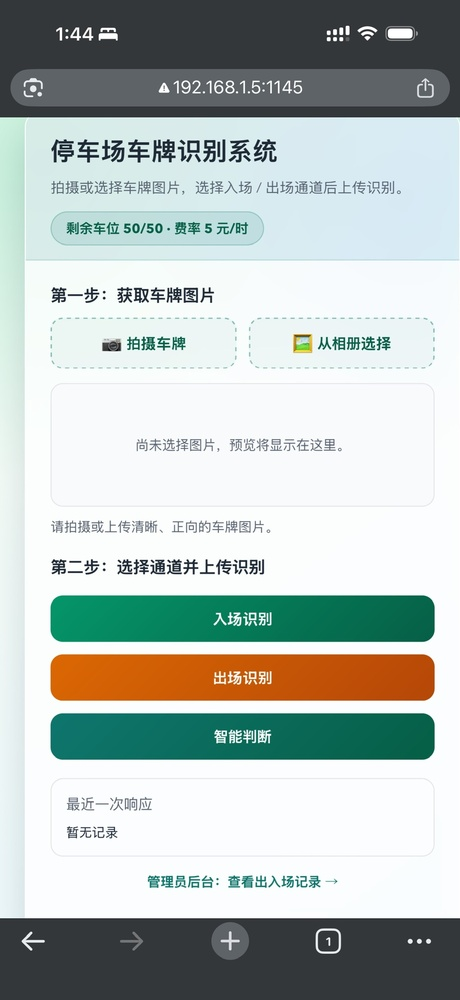
#> input picture Computer-Networking/lab-7/lab-report/image-complementary.jpeg, 460 x 1000 px, shrunk from 1203 x 2614 before the run
$ python -i findDerivatives.py   (imports and definitions only)
#> lines starting #> are read from the running program, lines starting #| are printed output that depends on the picture
'''
  File name: findDerivatives.py
  Author: Tarmily Wen
  Date created: Dec. 8, 2019
'''

import numpy as np
from scipy import signal
import utils
from PIL import Image
import matplotlib.pyplot as plt

'''
  File clarification:
    Compute gradient put ginformation of the inrayscale image
    - Input I_gray: H x W matrix as image
    - Output Mag: H x W matrix represents the magnitude of derivatives
    - Output Magx: H x W matrix represents the derivatives along x-axis
    - Output Magy: H x W matrix represents the derivatives along y-axis
    - Output Ori: H x W matrix represents the orientation of derivatives
'''

def findDerivatives(I_gray):
    # smoothing kernels
    gaussian = np.array([[2, 4, 5, 4, 2], [4, 9, 12, 9, 4], [5, 12, 15, 12, 5], [4, 9, 12, 9, 4], [2, 4, 5, 4, 2]]) / 159.0

    # kernel for x and y gradient
    dx = np.asarray([[-1.0, 0.0, 1.0], [-2.0, 0.0, 2.0], [-1.0, 0.0, 1.0]])
    dy = np.asarray([[1.0, 2.0, 1.0], [0.0, 0.0, 0.0], [-1.0, -2.0, -1.0]])

    ###############################################################################
    # Smooth the image, then convolve with Sobel kernels to get x/y gradients.
    # Magnitude = sqrt(Magx^2 + Magy^2); orientation = arctan2(Magy, Magx).
    ###############################################################################
    I_smooth = signal.convolve2d(I_gray, gaussian, mode='same', boundary='symm')

    Magx = signal.convolve2d(I_smooth, dx, mode='same', boundary='symm')
    Magy = signal.convolve2d(I_smooth, dy, mode='same', boundary='symm')

    Mag = np.sqrt(Magx ** 2 + Magy ** 2)
    Ori = np.arctan2(Magy, Magx)

    return Mag, Magx, Magy, Ori

>>> import cv2
>>> picture = cv2.imread('../../../Computer-Networking/lab-7/lab-report/image-complementary.jpeg', cv2.IMREAD_GRAYSCALE)
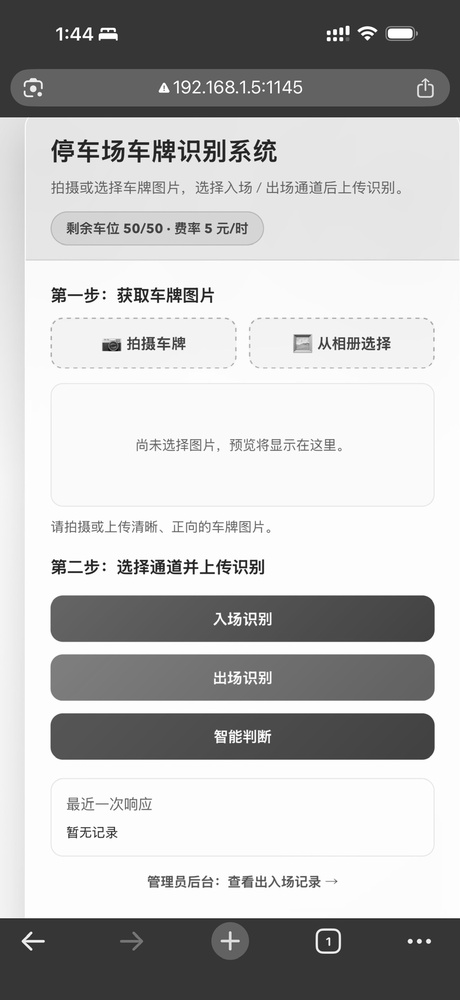
#> picture: shape (1000, 460); min 1, max 255, mean 187.9
>>> result = findDerivatives(picture)
#> in findDerivatives, `I_smooth = signal.convolve2d(I_gray, gaussian, mode='same', boundary='..`:
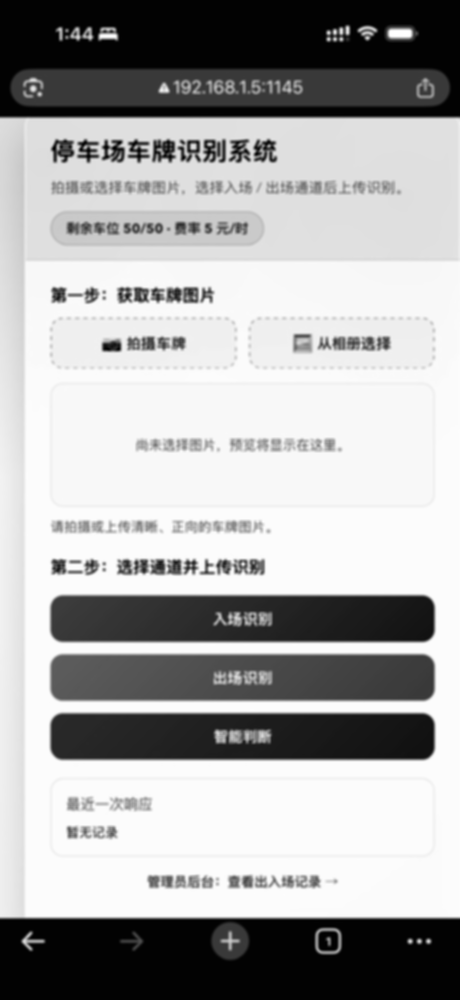
#> I_smooth: shape (1000, 460) float64; min 52.01, max 255, mean 187.9; drawn with min black and max white
#> in findDerivatives, `Magx = signal.convolve2d(I_smooth, dx, mode='same', boundary='symm')`:
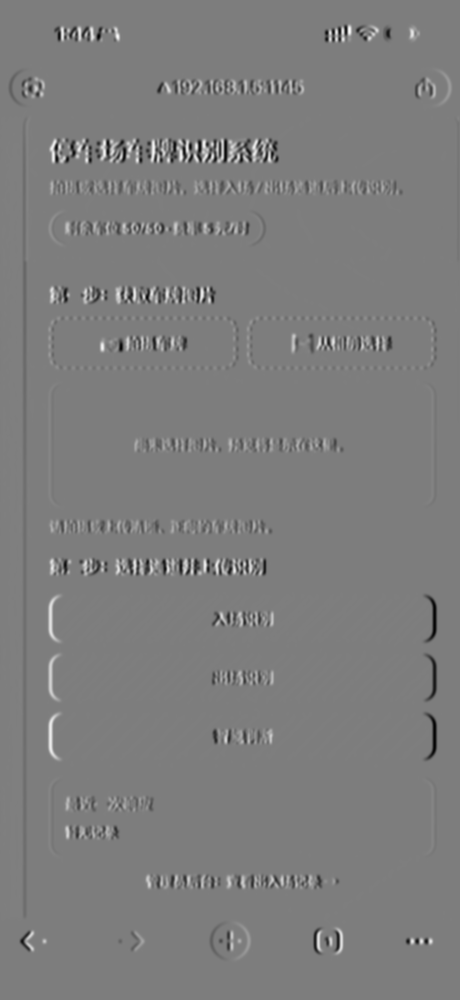
#> Magx: shape (1000, 460) float64; min -429.7, max 441.2, mean -0.2; drawn with min black and max white
#> in findDerivatives, `Magy = signal.convolve2d(I_smooth, dy, mode='same', boundary='symm')`:
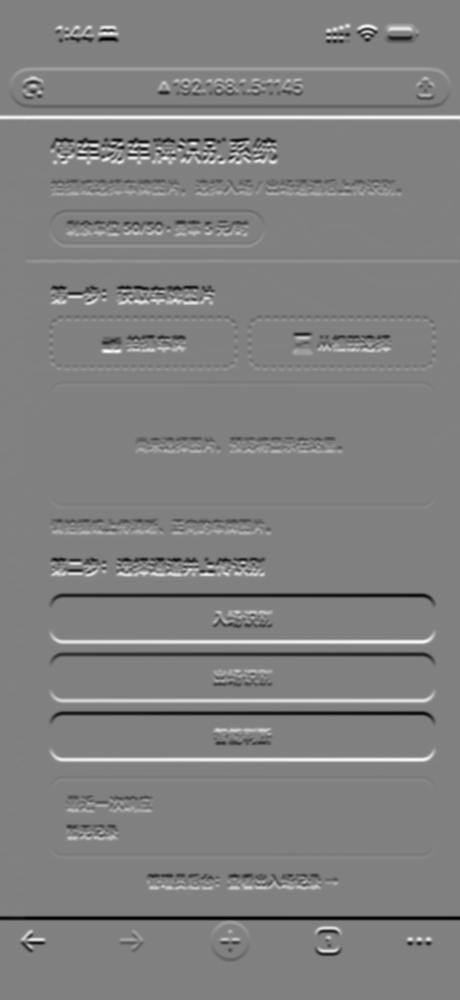
#> Magy: shape (1000, 460) float64; min -444, max 433.9, mean 0; drawn with min black and max white
#> in findDerivatives, `Mag = np.sqrt(Magx ** 2 + Magy ** 2)`:
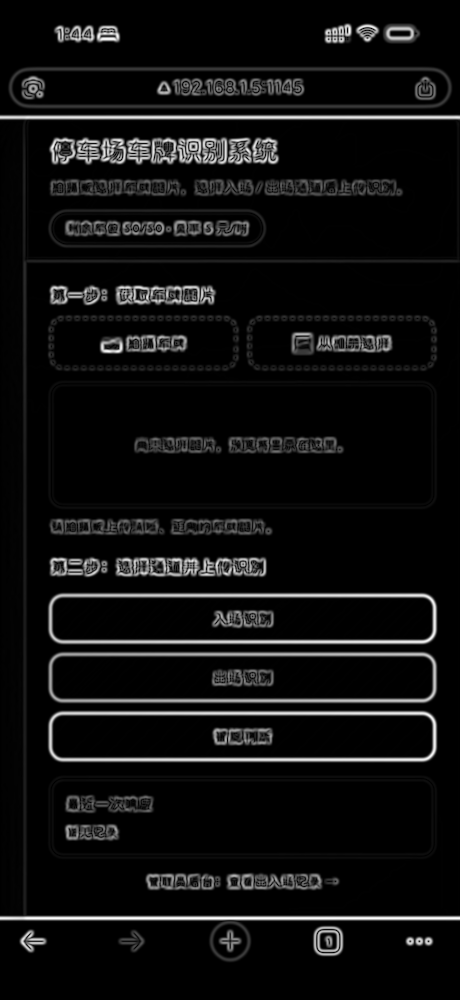
#> Mag: shape (1000, 460) float64; min 0, max 444, mean 27.2; drawn with min black and max white
#> in findDerivatives, `Ori = np.arctan2(Magy, Magx)`:
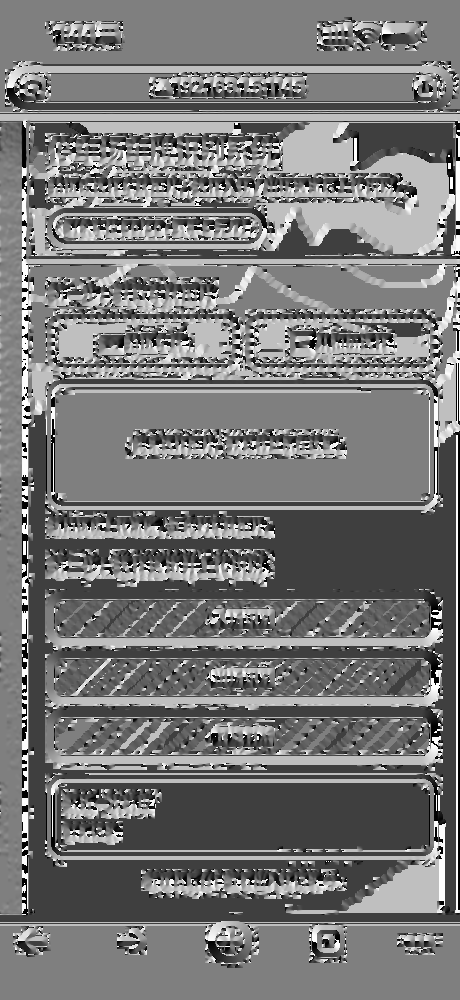
#> Ori: shape (1000, 460) float64; min -3.14, max 3.14, mean -0.191; drawn with min black and max white
